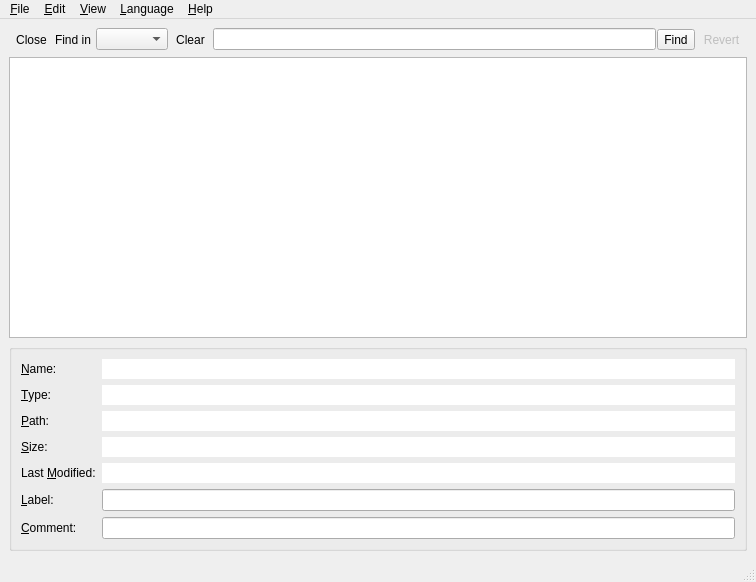
<ui version="4.0" >
 <class>MainWindow</class>
 <widget class="QMainWindow" name="MainWindow" >
  <property name="geometry" >
   <rect>
    <x>0</x>
    <y>0</y>
    <width>756</width>
    <height>582</height>
   </rect>
  </property>
  <property name="windowTitle" >
   <string>CD Silo</string>
  </property>
  <property name="windowIcon" >
   <iconset resource="images/images.qrc" >
    <normaloff>:/images/serpentine.png</normaloff>:/images/serpentine.png</iconset>
  </property>
  <widget class="QWidget" name="centralwidget" >
   <layout class="QVBoxLayout" name="verticalLayout" >
    <item>
     <widget class="QWidget" native="1" name="findBar" >
      <layout class="QHBoxLayout" name="horizontalLayout_3" >
       <property name="spacing" >
        <number>1</number>
       </property>
       <property name="margin" >
        <number>0</number>
       </property>
       <item>
        <widget class="QToolButton" name="closeFindButton" >
         <property name="text" >
          <string>Close</string>
         </property>
         <property name="icon" >
          <iconset resource="images/images.qrc" >
           <normaloff>:/images/dialog_close.png</normaloff>:/images/dialog_close.png</iconset>
         </property>
         <property name="autoRaise" >
          <bool>true</bool>
         </property>
        </widget>
       </item>
       <item>
        <widget class="QLabel" name="label_8" >
         <property name="text" >
          <string>Find in </string>
         </property>
        </widget>
       </item>
       <item>
        <widget class="QComboBox" name="findIdCombo" />
       </item>
       <item>
        <widget class="QStackedWidget" name="findStack" >
         <widget class="QWidget" name="textPage" >
          <layout class="QHBoxLayout" name="horizontalLayout" >
           <property name="spacing" >
            <number>1</number>
           </property>
           <property name="margin" >
            <number>0</number>
           </property>
           <item>
            <widget class="QToolButton" name="clearFindButton" >
             <property name="statusTip" >
              <string>Clear find text</string>
             </property>
             <property name="text" >
              <string>Clear</string>
             </property>
             <property name="icon" >
              <iconset resource="images/images.qrc" >
               <normaloff>:/images/locationbar_erase.png</normaloff>:/images/locationbar_erase.png</iconset>
             </property>
             <property name="autoRaise" >
              <bool>true</bool>
             </property>
            </widget>
           </item>
           <item>
            <widget class="QLineEdit" name="findEdit" />
           </item>
          </layout>
         </widget>
         <widget class="QWidget" name="timePage" >
          <layout class="QHBoxLayout" name="horizontalLayout_2" >
           <property name="spacing" >
            <number>1</number>
           </property>
           <property name="margin" >
            <number>0</number>
           </property>
           <item>
            <widget class="QComboBox" name="findDateTypeCombo" />
           </item>
           <item>
            <widget class="QDateTimeEdit" name="findDateTimeEdit" >
             <property name="calendarPopup" >
              <bool>true</bool>
             </property>
            </widget>
           </item>
           <item>
            <spacer name="horizontalSpacer" >
             <property name="orientation" >
              <enum>Qt::Horizontal</enum>
             </property>
             <property name="sizeHint" stdset="0" >
              <size>
               <width>40</width>
               <height>20</height>
              </size>
             </property>
            </spacer>
           </item>
          </layout>
         </widget>
         <widget class="QWidget" name="sizePage" >
          <layout class="QHBoxLayout" name="horizontalLayout_4" >
           <property name="spacing" >
            <number>1</number>
           </property>
           <property name="margin" >
            <number>0</number>
           </property>
           <item>
            <widget class="QComboBox" name="findSizeTypeCombo" />
           </item>
           <item>
            <widget class="QDoubleSpinBox" name="findSizeSpin" >
             <property name="sizePolicy" >
              <sizepolicy vsizetype="Fixed" hsizetype="Expanding" >
               <horstretch>0</horstretch>
               <verstretch>0</verstretch>
              </sizepolicy>
             </property>
             <property name="alignment" >
              <set>Qt::AlignRight|Qt::AlignTrailing|Qt::AlignVCenter</set>
             </property>
             <property name="maximum" >
              <double>999999999.000000000000000</double>
             </property>
            </widget>
           </item>
           <item>
            <widget class="QComboBox" name="findUnitCombo" />
           </item>
          </layout>
         </widget>
        </widget>
       </item>
       <item>
        <widget class="QToolButton" name="findButton" >
         <property name="text" >
          <string>Find</string>
         </property>
         <property name="icon" >
          <iconset resource="images/images.qrc" >
           <normaloff>:/images/find.png</normaloff>:/images/find.png</iconset>
         </property>
         <property name="toolButtonStyle" >
          <enum>Qt::ToolButtonTextBesideIcon</enum>
         </property>
        </widget>
       </item>
       <item>
        <widget class="QToolButton" name="undoFindButton" >
         <property name="enabled" >
          <bool>false</bool>
         </property>
         <property name="statusTip" >
          <string>Back to original data set</string>
         </property>
         <property name="text" >
          <string>Revert</string>
         </property>
         <property name="icon" >
          <iconset resource="images/images.qrc" >
           <normaloff>:/images/undo.png</normaloff>:/images/undo.png</iconset>
         </property>
         <property name="autoRaise" >
          <bool>true</bool>
         </property>
        </widget>
       </item>
      </layout>
     </widget>
    </item>
    <item>
     <widget class="QTableView" name="tableView" >
      <property name="sizePolicy" >
       <sizepolicy vsizetype="Expanding" hsizetype="Expanding" >
        <horstretch>1</horstretch>
        <verstretch>1</verstretch>
       </sizepolicy>
      </property>
      <property name="alternatingRowColors" >
       <bool>true</bool>
      </property>
      <property name="selectionBehavior" >
       <enum>QAbstractItemView::SelectRows</enum>
      </property>
      <property name="horizontalScrollMode" >
       <enum>QAbstractItemView::ScrollPerPixel</enum>
      </property>
     </widget>
    </item>
    <item>
     <widget class="QGroupBox" name="editGroup" >
      <layout class="QFormLayout" name="formLayout" >
       <property name="fieldGrowthPolicy" >
        <enum>QFormLayout::AllNonFixedFieldsGrow</enum>
       </property>
       <item row="0" column="0" >
        <widget class="QLabel" name="label" >
         <property name="text" >
          <string>&amp;Name:</string>
         </property>
         <property name="buddy" >
          <cstring>fileNameEdit</cstring>
         </property>
        </widget>
       </item>
       <item row="0" column="1" >
        <widget class="QLineEdit" name="fileNameEdit" >
         <property name="sizePolicy" >
          <sizepolicy vsizetype="Fixed" hsizetype="Expanding" >
           <horstretch>2</horstretch>
           <verstretch>0</verstretch>
          </sizepolicy>
         </property>
         <property name="frame" >
          <bool>false</bool>
         </property>
         <property name="readOnly" >
          <bool>true</bool>
         </property>
        </widget>
       </item>
       <item row="1" column="0" >
        <widget class="QLabel" name="label_9" >
         <property name="text" >
          <string>&amp;Type:</string>
         </property>
         <property name="buddy" >
          <cstring>fileTypeEdit</cstring>
         </property>
        </widget>
       </item>
       <item row="1" column="1" >
        <widget class="QLineEdit" name="fileTypeEdit" >
         <property name="sizePolicy" >
          <sizepolicy vsizetype="Fixed" hsizetype="Expanding" >
           <horstretch>1</horstretch>
           <verstretch>0</verstretch>
          </sizepolicy>
         </property>
         <property name="frame" >
          <bool>false</bool>
         </property>
         <property name="readOnly" >
          <bool>true</bool>
         </property>
        </widget>
       </item>
       <item row="2" column="0" >
        <widget class="QLabel" name="label_2" >
         <property name="text" >
          <string>&amp;Path:</string>
         </property>
         <property name="buddy" >
          <cstring>filePathEdit</cstring>
         </property>
        </widget>
       </item>
       <item row="2" column="1" >
        <widget class="QLineEdit" name="filePathEdit" >
         <property name="frame" >
          <bool>false</bool>
         </property>
         <property name="readOnly" >
          <bool>true</bool>
         </property>
        </widget>
       </item>
       <item row="3" column="0" >
        <widget class="QLabel" name="fileSizeLabel" >
         <property name="text" >
          <string>&amp;Size:</string>
         </property>
         <property name="buddy" >
          <cstring>fileSizeEdit</cstring>
         </property>
        </widget>
       </item>
       <item row="3" column="1" >
        <widget class="QLineEdit" name="fileSizeEdit" >
         <property name="frame" >
          <bool>false</bool>
         </property>
         <property name="readOnly" >
          <bool>true</bool>
         </property>
        </widget>
       </item>
       <item row="4" column="0" >
        <widget class="QLabel" name="label_6" >
         <property name="text" >
          <string>Last &amp;Modified:</string>
         </property>
         <property name="buddy" >
          <cstring>fileDateEdit</cstring>
         </property>
        </widget>
       </item>
       <item row="4" column="1" >
        <widget class="QLineEdit" name="fileDateEdit" >
         <property name="frame" >
          <bool>false</bool>
         </property>
         <property name="readOnly" >
          <bool>true</bool>
         </property>
        </widget>
       </item>
       <item row="5" column="0" >
        <widget class="QLabel" name="label_4" >
         <property name="text" >
          <string>&amp;Label:</string>
         </property>
         <property name="buddy" >
          <cstring>fileLabelEdit</cstring>
         </property>
        </widget>
       </item>
       <item row="5" column="1" >
        <widget class="QLineEdit" name="fileLabelEdit" />
       </item>
       <item row="6" column="0" >
        <widget class="QLabel" name="label_5" >
         <property name="text" >
          <string>&amp;Comment:</string>
         </property>
         <property name="buddy" >
          <cstring>fileCommentEdit</cstring>
         </property>
        </widget>
       </item>
       <item row="6" column="1" >
        <widget class="QLineEdit" name="fileCommentEdit" />
       </item>
      </layout>
     </widget>
    </item>
   </layout>
   <zorder>tableView</zorder>
   <zorder>findBar</zorder>
   <zorder>editGroup</zorder>
  </widget>
  <widget class="QMenuBar" name="menubar" >
   <property name="geometry" >
    <rect>
     <x>0</x>
     <y>0</y>
     <width>756</width>
     <height>19</height>
    </rect>
   </property>
   <widget class="QMenu" name="menuFile" >
    <property name="title" >
     <string>&amp;File</string>
    </property>
    <addaction name="actionNew" />
    <addaction name="actionOpen" />
    <addaction name="actionSave" />
    <addaction name="separator" />
    <addaction name="actionExit" />
   </widget>
   <widget class="QMenu" name="menuView" >
    <property name="title" >
     <string>&amp;View</string>
    </property>
    <addaction name="actionEditView" />
    <addaction name="separator" />
    <addaction name="actionResizeColumns" />
    <addaction name="actionResizeRows" />
   </widget>
   <widget class="QMenu" name="menuEdit" >
    <property name="title" >
     <string>&amp;Edit</string>
    </property>
    <addaction name="actionAdd" />
    <addaction name="actionDelete" />
    <addaction name="separator" />
    <addaction name="actionFind" />
    <addaction name="actionAdvancedFind" />
    <addaction name="actionEnableSorting" />
   </widget>
   <widget class="QMenu" name="menuHelp" >
    <property name="title" >
     <string>&amp;Help</string>
    </property>
    <addaction name="actionAbout" />
    <addaction name="actionAboutQt" />
   </widget>
   <widget class="QMenu" name="menuLanguage" >
    <property name="title" >
     <string>&amp;Language</string>
    </property>
    <addaction name="actionLangEnglish" />
    <addaction name="actionLangChineseSimplified" />
   </widget>
   <addaction name="menuFile" />
   <addaction name="menuEdit" />
   <addaction name="menuView" />
   <addaction name="menuLanguage" />
   <addaction name="menuHelp" />
  </widget>
  <widget class="QStatusBar" name="statusbar" />
  <action name="actionNew" >
   <property name="icon" >
    <iconset resource="images/images.qrc" >
     <normaloff>:/images/filenew.png</normaloff>:/images/filenew.png</iconset>
   </property>
   <property name="text" >
    <string>New</string>
   </property>
   <property name="statusTip" >
    <string>Create a new data set</string>
   </property>
  </action>
  <action name="actionOpen" >
   <property name="icon" >
    <iconset resource="images/images.qrc" >
     <normaloff>:/images/fileopen.png</normaloff>:/images/fileopen.png</iconset>
   </property>
   <property name="text" >
    <string>Open...</string>
   </property>
   <property name="statusTip" >
    <string>Continue a previous data set</string>
   </property>
  </action>
  <action name="actionSave" >
   <property name="icon" >
    <iconset resource="images/images.qrc" >
     <normaloff>:/images/filesave.png</normaloff>:/images/filesave.png</iconset>
   </property>
   <property name="text" >
    <string>Save</string>
   </property>
   <property name="statusTip" >
    <string>Save current data set</string>
   </property>
  </action>
  <action name="actionExit" >
   <property name="icon" >
    <iconset resource="images/images.qrc" >
     <normaloff>:/images/application_exit.png</normaloff>:/images/application_exit.png</iconset>
   </property>
   <property name="text" >
    <string>Exit</string>
   </property>
   <property name="statusTip" >
    <string>Exit this program</string>
   </property>
  </action>
  <action name="actionEditView" >
   <property name="checkable" >
    <bool>true</bool>
   </property>
   <property name="icon" >
    <iconset resource="images/images.qrc" >
     <normaloff>:/images/edit.png</normaloff>:/images/edit.png</iconset>
   </property>
   <property name="text" >
    <string>Editor View</string>
   </property>
   <property name="statusTip" >
    <string>Show Editor View to modify data</string>
   </property>
  </action>
  <action name="actionFind" >
   <property name="checkable" >
    <bool>true</bool>
   </property>
   <property name="icon" >
    <iconset resource="images/images.qrc" >
     <normaloff>:/images/find.png</normaloff>:/images/find.png</iconset>
   </property>
   <property name="text" >
    <string>Find</string>
   </property>
   <property name="statusTip" >
    <string>Show Find View to find specific data with wildcard format</string>
   </property>
  </action>
  <action name="actionAdd" >
   <property name="icon" >
    <iconset resource="images/images.qrc" >
     <normaloff>:/images/edit_add.png</normaloff>:/images/edit_add.png</iconset>
   </property>
   <property name="text" >
    <string>Add Entry</string>
   </property>
   <property name="statusTip" >
    <string>Add an entry to current data set</string>
   </property>
  </action>
  <action name="actionDelete" >
   <property name="icon" >
    <iconset resource="images/images.qrc" >
     <normaloff>:/images/editdelete.png</normaloff>:/images/editdelete.png</iconset>
   </property>
   <property name="text" >
    <string>Delete Selection</string>
   </property>
   <property name="statusTip" >
    <string>Delete selected records</string>
   </property>
  </action>
  <action name="actionResizeColumns" >
   <property name="icon" >
    <iconset resource="images/images.qrc" >
     <normaloff>:/images/table.png</normaloff>:/images/table.png</iconset>
   </property>
   <property name="text" >
    <string>Auto Resize Columns</string>
   </property>
   <property name="statusTip" >
    <string>Resize columns to fit contents</string>
   </property>
  </action>
  <action name="actionEnableSorting" >
   <property name="checkable" >
    <bool>true</bool>
   </property>
   <property name="icon" >
    <iconset resource="images/images.qrc" >
     <normaloff>:/images/next.png</normaloff>:/images/next.png</iconset>
   </property>
   <property name="text" >
    <string>Enable sorting</string>
   </property>
   <property name="statusTip" >
    <string>Enable in-table sorting</string>
   </property>
  </action>
  <action name="actionAbout" >
   <property name="icon" >
    <iconset resource="images/images.qrc" >
     <normaloff>:/images/help_about.png</normaloff>:/images/help_about.png</iconset>
   </property>
   <property name="text" >
    <string>About</string>
   </property>
   <property name="statusTip" >
    <string>About this program</string>
   </property>
  </action>
  <action name="actionAboutQt" >
   <property name="icon" >
    <iconset resource="images/images.qrc" >
     <normaloff>:/images/qt-cube.png</normaloff>:/images/qt-cube.png</iconset>
   </property>
   <property name="text" >
    <string>About Qt</string>
   </property>
   <property name="statusTip" >
    <string>About Qt library</string>
   </property>
  </action>
  <action name="actionResizeRows" >
   <property name="icon" >
    <iconset resource="images/images.qrc" >
     <normaloff>:/images/table.png</normaloff>:/images/table.png</iconset>
   </property>
   <property name="text" >
    <string>Auto Resize Rows</string>
   </property>
   <property name="statusTip" >
    <string>Resize rows to fit contents</string>
   </property>
  </action>
  <action name="actionAdvancedFind" >
   <property name="icon" >
    <iconset resource="images/images.qrc" >
     <normaloff>:/images/filefind.png</normaloff>:/images/filefind.png</iconset>
   </property>
   <property name="text" >
    <string>Advanced Find</string>
   </property>
   <property name="statusTip" >
    <string>Show advanced find option dialog</string>
   </property>
  </action>
  <action name="actionLangEnglish" >
   <property name="checkable" >
    <bool>true</bool>
   </property>
   <property name="text" >
    <string>English</string>
   </property>
  </action>
  <action name="actionLangChineseSimplified" >
   <property name="checkable" >
    <bool>true</bool>
   </property>
   <property name="text" >
    <string>Chinese (Simplified)</string>
   </property>
  </action>
 </widget>
 <tabstops>
  <tabstop>tableView</tabstop>
  <tabstop>fileNameEdit</tabstop>
  <tabstop>fileTypeEdit</tabstop>
  <tabstop>filePathEdit</tabstop>
  <tabstop>fileSizeEdit</tabstop>
  <tabstop>fileDateEdit</tabstop>
  <tabstop>fileLabelEdit</tabstop>
  <tabstop>fileCommentEdit</tabstop>
  <tabstop>closeFindButton</tabstop>
  <tabstop>clearFindButton</tabstop>
  <tabstop>findIdCombo</tabstop>
  <tabstop>findEdit</tabstop>
  <tabstop>findDateTypeCombo</tabstop>
  <tabstop>findDateTimeEdit</tabstop>
  <tabstop>findSizeSpin</tabstop>
  <tabstop>findUnitCombo</tabstop>
  <tabstop>findButton</tabstop>
  <tabstop>undoFindButton</tabstop>
 </tabstops>
 <resources>
  <include location="images/images.qrc" />
 </resources>
 <connections>
  <connection>
   <sender>actionExit</sender>
   <signal>triggered()</signal>
   <receiver>MainWindow</receiver>
   <slot>close()</slot>
   <hints>
    <hint type="sourcelabel" >
     <x>-1</x>
     <y>-1</y>
    </hint>
    <hint type="destinationlabel" >
     <x>348</x>
     <y>289</y>
    </hint>
   </hints>
  </connection>
  <connection>
   <sender>actionEditView</sender>
   <signal>toggled(bool)</signal>
   <receiver>editGroup</receiver>
   <slot>setVisible(bool)</slot>
   <hints>
    <hint type="sourcelabel" >
     <x>-1</x>
     <y>-1</y>
    </hint>
    <hint type="destinationlabel" >
     <x>348</x>
     <y>434</y>
    </hint>
   </hints>
  </connection>
  <connection>
   <sender>actionFind</sender>
   <signal>toggled(bool)</signal>
   <receiver>findBar</receiver>
   <slot>setVisible(bool)</slot>
   <hints>
    <hint type="sourcelabel" >
     <x>-1</x>
     <y>-1</y>
    </hint>
    <hint type="destinationlabel" >
     <x>348</x>
     <y>32</y>
    </hint>
   </hints>
  </connection>
  <connection>
   <sender>closeFindButton</sender>
   <signal>clicked()</signal>
   <receiver>actionFind</receiver>
   <slot>toggle()</slot>
   <hints>
    <hint type="sourcelabel" >
     <x>20</x>
     <y>28</y>
    </hint>
    <hint type="destinationlabel" >
     <x>-1</x>
     <y>-1</y>
    </hint>
   </hints>
  </connection>
  <connection>
   <sender>clearFindButton</sender>
   <signal>clicked()</signal>
   <receiver>findEdit</receiver>
   <slot>clear()</slot>
   <hints>
    <hint type="sourcelabel" >
     <x>165</x>
     <y>49</y>
    </hint>
    <hint type="destinationlabel" >
     <x>266</x>
     <y>48</y>
    </hint>
   </hints>
  </connection>
  <connection>
   <sender>findEdit</sender>
   <signal>returnPressed()</signal>
   <receiver>findButton</receiver>
   <slot>click()</slot>
   <hints>
    <hint type="sourcelabel" >
     <x>369</x>
     <y>36</y>
    </hint>
    <hint type="destinationlabel" >
     <x>652</x>
     <y>49</y>
    </hint>
   </hints>
  </connection>
 </connections>
</ui>
